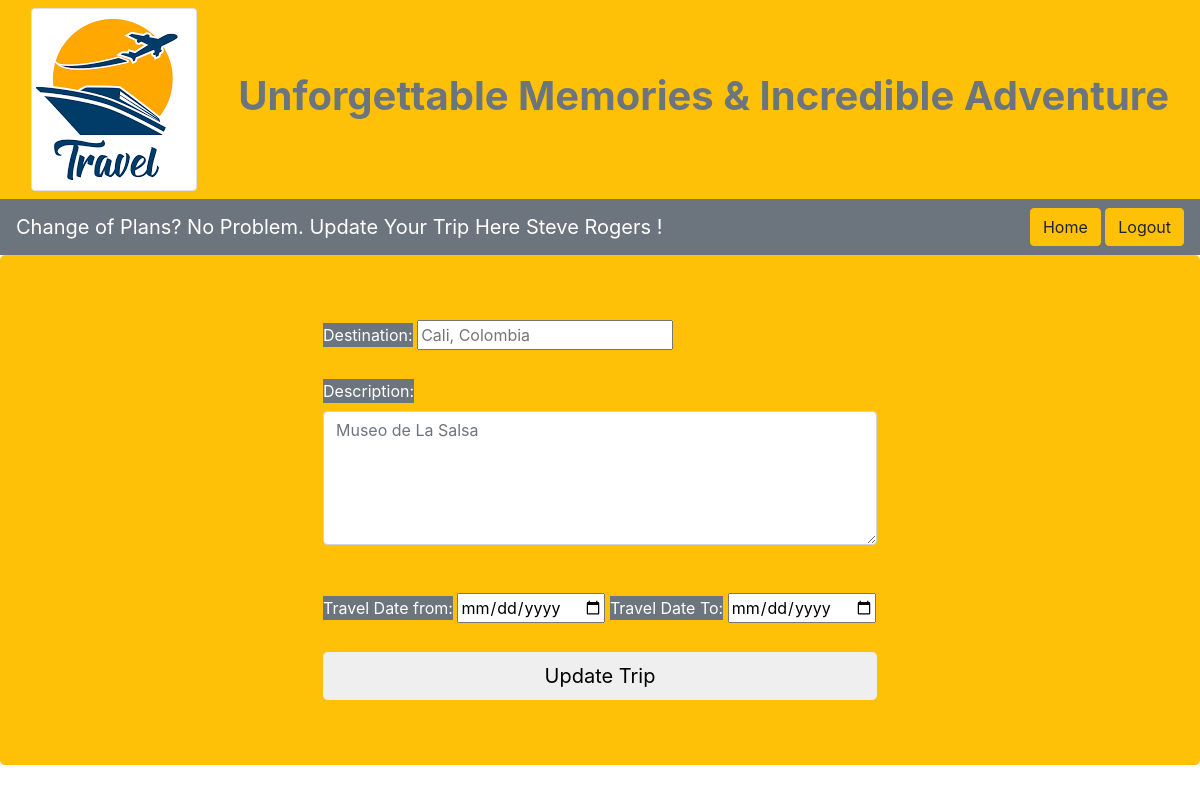
The app's page /updateTrip/2 (signed in) with its own data.
### travel_app/models.py (models this page shows)
class User(models.Model):
    first_name = models.CharField(max_length=45)
    last_name = models.CharField(max_length=45)
    email = models.CharField(max_length=45)
    password = models.CharField(max_length=45)
    created_at = models.DateTimeField(auto_now_add=True)
    updated_at = models.DateTimeField(auto_now=True)
    objects = UserManager()

class Trip(models.Model):
    destination = models.CharField(max_length=45)
    desc = models.TextField()
    travel_date_from = models.DateField()
    travel_date_to = models.DateField()
    trips_joined = models.ManyToManyField(User, related_name="trips")
    planned_by = models.ForeignKey(User, related_name="trips_planned", on_delete = models.CASCADE, null=True)
    created_at = models.DateTimeField(auto_now_add=True)
    updated_at = models.DateTimeField(auto_now=True)
    objects = TripManager()

### travel_app/views.py (the view)
# urls.py: path('updateTrip/<int:tripId>', views.update_trip),
def update_trip(request, tripId):
    context = {
        "user": User.objects.get(id=request.session['user_id']),
        "trip": Trip.objects.get(id=tripId)
    }
    return render(request, "updateTrip.html", context)

### travel_app/templates/updateTrip.html (shortened to what this page needs)
<!DOCTYPE html>
<html lang="en">
<head>
    <link rel="stylesheet" href="https://stackpath.bootstrapcdn.com/bootstrap/4.1.3/css/bootstrap.min.css">
    {% load static %}
</head>
<body>
    <nav class="navbar navbar-expand-md navbar-light bg-warning sticky-top">
        <div class="container-fluid">
            <img src="{% static 'images/images.png' %}" alt="logo" class="img-thumbnail">
            <h1 class="font-weight-bold text-secondary text-center">Unforgettable Memories & Incredible Adventure</h1>
        </div>
    </nav>
    <nav class="navbar navbar-dark bg-secondary text-white">
        <a class="navbar-brand">Change of Plans?  No Problem.  Update Your Trip Here {{user.first_name}} {{user.last_name}} !</a>
        <div>
            <a href="/main" class="btn btn-warning">Home</a>
            <a href="/logout" class="btn btn-warning">Logout</a>
        </div>
    </nav>
    <div class="jumbotron pt-10 bg-warning p-10 border border-warning">
        <div class="align-items-center min-vh-100 d-flex justify-content-around">
            <form method="post" action="/processUpdateTrip/{{trip.id}}">
                <div class="form">
                    <label for="destination" class="bg-secondary text-white">Destination:</label>
                    <input type="text" name="destination" placeholder="{{trip.destination}}"/>
                    <br/><br/>
                    <label for="desc" class="bg-secondary text-white">Description:</label>
                    <textarea class="form-control" name="desc" cols="50" rows="5" placeholder="{{trip.desc}}"></textarea>
                    <br/><br/>
                    <label for="travel_date_from" class="bg-secondary text-white">Travel Date from:</label>
                    <input type="date" name="travel_date_from" placeholder="{{trip.travel_date_from}}"/>
                    <label for="travel_date_to" class="bg-secondary text-white">Travel Date To:</label>
                    <input type="date" name="travel_date_to" placeholder="{{trip.travel_date_to}}"/>
                    <br/><br/>
                    <input type="submit" value="Update Trip" class="btn btn-seconday btn-lg btn-block"/>
                </div>
        </form>
    </div>
</body>
</html>

### records on screen
User: first_name "Steve", last_name "Rogers"
Trip: destination "Cali, Colombia", desc "Museo de La Salsa"
